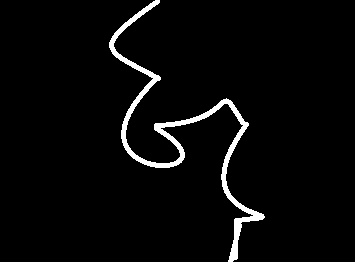
#> input picture scripts/CenterLine-Example4.png, 355 x 262 px
$ jupyter execute --allow-errors RiverWidthSnippets-Copy1.ipynb   (shell and % lines are left out)   (Python 2 division)
#> lines starting #> are read from the running program, lines starting #| are printed output that depends on the picture; after the words box and inside, x2 and y2 are one past the last pixel; in counts of white or black regions, pixels touching at a corner belong together
[cell 1]
from matplotlib import cm
from skimage.transform import (hough_line, hough_line_peaks,
                               probabilistic_hough_line)
import skimage
from skimage.feature import canny
from skimage import data

import numpy as np
import matplotlib.pyplot as plt
from PIL import Image

[cell 2]
def PrepareCrossSections2(image):
    sr = 10 # start row
    jump = 40
    sw = 3 # section winow width
    row1, col1 = image.shape
    linds = np.where(image==1)
    rinds = linds[0]
    cinds = linds[1]
    pdist = np.multiply(rinds,rinds) + np.multiply(cinds,cinds)
    pargs = np.argsort(pdist)

    temp = np.arange(sr,pargs.shape[0],jump)
    cross_image = np.zeros((row1,col1,temp.shape[0])) # store each cross section separately
    ctr = 0
    for p in range(sr,pargs.shape[0],jump):
        cur_image = np.zeros((row1,col1))
        i = rinds[pargs[p]]
        j = cinds[pargs[p]]
        cur_image[i-sw:i+sw,j-sw:j+sw] = image[i-sw:i+sw,j-sw:j+sw]
        # i,j is the pixel through which cross section should pass

        h, theta, d = hough_line(cur_image,theta=np.arange(-np.pi/2,np.pi/2,np.pi/360))

        for _, angle, dist in zip(*hough_line_peaks(h, theta, d,min_distance=1,min_angle=1,threshold=0.99*np.max(h))):

            if angle>np.pi/2:
                angle = angle - np.pi/2
            else:
                angle = angle + np.pi/2

            dist = j*np.cos(angle)*1.0 + i*np.sin(angle)*1.0


            lin_image = np.zeros((row1,col1))
            # burning the line
            klist = np.arange(0,col1,0.1)
            for k in klist:
                y1 = (dist - k * np.cos(angle)) / np.sin(angle)
                y1_int = int(np.round(y1))
                k_int = int(np.round(k))
                if y1_int>=0 and y1_int<row1 and k_int>=0 and k_int<col1:
                    lin_image[y1_int,k_int] = 1

            # use the cross section if it passes the current center line pixel
            # exit after finding the first such cross section
            if lin_image[i,j]>0:
                lin_image = skimage.morphology.skeletonize(lin_image)
                cross_image[:,:,ctr] = lin_image
                ctr = ctr + 1
                break

    return cross_image

[cell 3]
# Constructing test image.
image = Image.open('CenterLine-Example4.png')
#> image is the input picture: PIL image 355x262 RGB; 3.3% white; 1 white region, box (x1, y1, x2, y2) and area: (109, 0, 265, 262) 3082
image = np.array(image)[:,:,0]
image[image>0] = 1
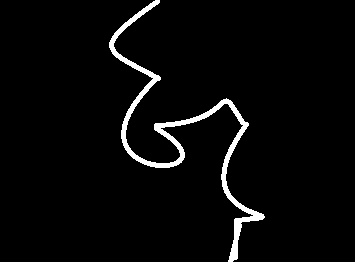
#> image: shape (262, 355); values 0 (black) and 1 (white), 3.3% white; 1 white region, box (x1, y1, x2, y2) and area: (109, 0, 265, 262) 3082
image = skimage.morphology.skeletonize(image)
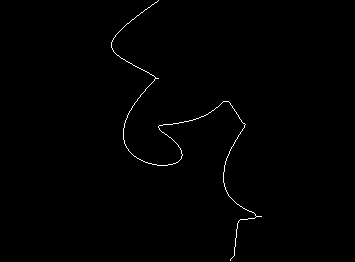
#> image: shape (262, 355) bool; 0.56% white in thin lines or dots, all inside (x1, y1, x2, y2) = (111, 0, 262, 261)
plt.figure()
plt.imshow(image)
cross_images = PrepareCrossSections2(image)
#> in PrepareCrossSections2, `linds = np.where(image==1)`: linds = 522 positions, rows 0 to 260, columns 111 to 261
#> in PrepareCrossSections2, `rinds = linds[0]`: rinds = 522 values from 0 to 260
#> in PrepareCrossSections2, `cinds = linds[1]`: cinds = 522 values, max 261 at index 464, min 111 at index 50, mean 182.5
#> in PrepareCrossSections2, `pdist = np.multiply(rinds,rinds) + np.multiply(cinds,cinds)`: pdist = 522 values, max 120500 at index 521, min 14085 at index 50, mean 56569.8
#> in PrepareCrossSections2, `pargs = np.argsort(pdist)`: pargs = 522 values, max 521 at index 521, min 0 at index 88, mean 260.5
#> the loop in PrepareCrossSections2, `for p in range(sr,pargs.shape[0],jump):` made 13 passes
#> (i, j) on passes 1 to 12: (35, 115), (60, 125), (70, 144), (85, 149), (143, 124), (124, 171), (120, 189), (164, 168), (101, 223), (136, 238), (175, 223), (221, 238)
#> pass 1, in PrepareCrossSections2, `h, theta, d = hough_line(cur_image,theta=np.arange(-np.pi/2,np.pi/2,np..`:
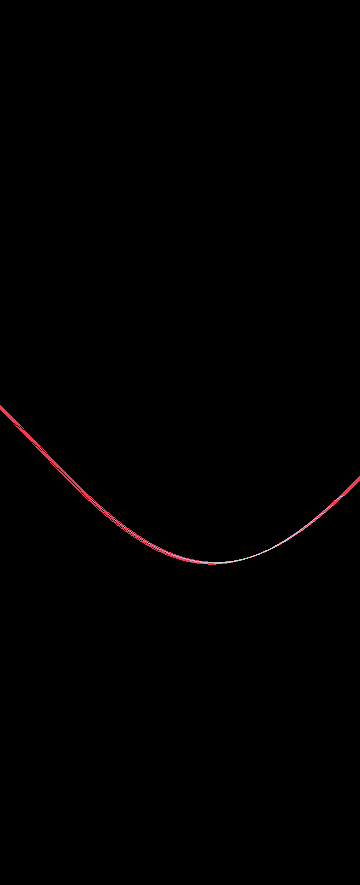
#> h: shape (885, 360) uint64; 6 distinct labels, from 0 to 5; one colour per label, 0 black
#> after the loop in PrepareCrossSections2, `for p in range(sr,pargs.shape[0],jump):`:
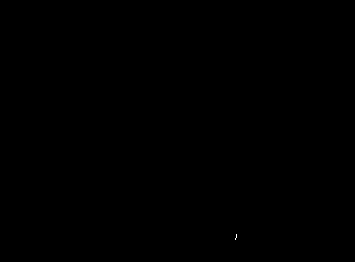
#> cur_image: shape (262, 355) float64; values 0 (black) and 1 (white), 0.01% white in thin lines or dots, all inside (x1, y1, x2, y2) = (235, 234, 237, 240)
#> after the loop in PrepareCrossSections2, `for p in range(sr,pargs.shape[0],jump):`:
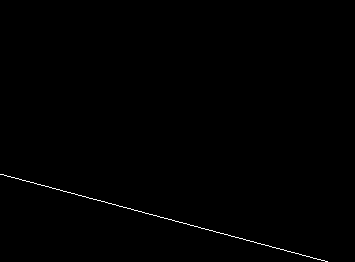
#> lin_image: shape (262, 355) bool; 0.35% white in thin lines or dots, all inside (x1, y1, x2, y2) = (0, 174, 328, 262)
#> after the loop in PrepareCrossSections2, `for p in range(sr,pargs.shape[0],jump):`: angle = 1.83; ctr = 13

cross_sum = np.sum(cross_images,axis=2)
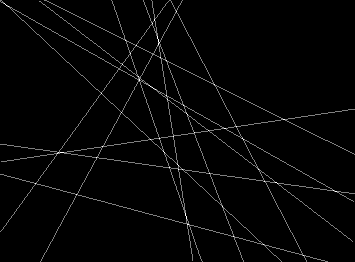
#> cross_sum: shape (262, 355) float64; min 0, max 2, mean 0.0413; drawn with min black and max white
plt.figure()
plt.imshow(image+cross_sum)
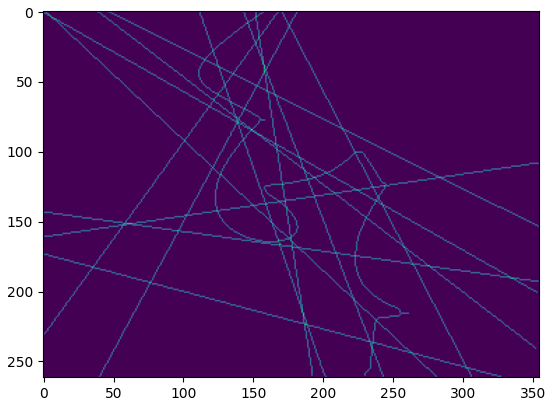
#> figure drawn by matplotlib, 1 panel

[cell 4]
row1, col1 = image.shape
#> row1 = 262; col1 = 355
temp = np.arange(10,row1,20)
cross_image = np.zeros((row1,col1,temp.shape[0]))
ctr = 0
for i in range(10,row1,20):
    cur_image = np.zeros((row1,col1))
    cur_image[i-3:i+3] = image[i-3:i+3]
    cur_vec = image[i,:]
    j = np.where(cur_vec==1)[0][0]
    h, theta, d = hough_line(cur_image,theta=np.arange(-np.pi/2,np.pi/2,np.pi/360))

    fig, (ax0, ax1, ax2) = plt.subplots(3, 1, figsize=(6, 12))
    plt.tight_layout()

    ax0.imshow(cur_image, cmap=cm.gray)
    ax0.set_title('Input image')
    ax0.set_axis_off()

    ax2.imshow(cur_image, cmap=cm.gray)

    for _, angle, dist in zip(*hough_line_peaks(h, theta, d,min_distance=1,min_angle=1,threshold=0.99*np.max(h))):

        if angle>np.pi/2:
            angle = angle - np.pi/2
        else:
            angle = angle + np.pi/2

        dist = j*np.cos(angle) + i*np.sin(angle)


        lin_image = np.zeros((row1,col1))
        for k in range(0,col1):
            y0 = (dist - 0 * np.cos(angle)) / np.sin(angle)
            y1 = (dist - k * np.cos(angle)) / np.sin(angle)
            y1_int = int(np.round(y1))
            if y1_int>=0 and y1_int<row1:
                lin_image[y1_int,k] = 1
        if lin_image[i,j]>0:
            cross_image[:,:,ctr] = lin_image
            ctr = ctr + 1
            ax2.plot((0, k), (y0, y1), '-r')
            break
        ax2.plot((0, k), (y0, y1), '-r')
#         lin_image[np.logical_and(image==0,lin_image!=5)] = 0
    #     lin_image[sum(rinds)/len(rinds),sum(cinds)/len(cinds)]=5

    #     print sum(rinds)/len(rinds),sum(cinds)/len(cinds)


    #     break
    ax2.axis((0, col1, row1, 0))
    ax2.set_title('Detected lines')
    ax2.set_axis_off()
    ax1.imshow(cross_image[:,:,0], cmap=cm.gray)
#> this loop made 13 passes
#> j on passes 1 to 12: 144, 120, 113, 143, 145, 130, 123, 128, 224, 226, 247, 236
#> cur_image: shape (262, 355) float64; values 0 (black) and 1 (white), 0.01% white in thin lines or dots, all inside (x1, y1, x2, y2) = (234, 247, 235, 253)
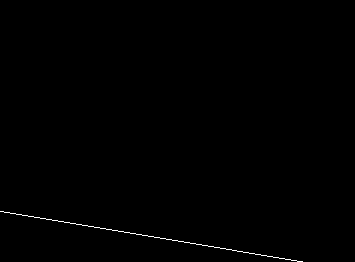
#> lin_image: shape (262, 355) float64; values 0 (black) and 1 (white), 0.33% white in thin lines or dots, all inside (x1, y1, x2, y2) = (0, 211, 303, 262)
#> after the loop, angle = 1.74; ctr = 13
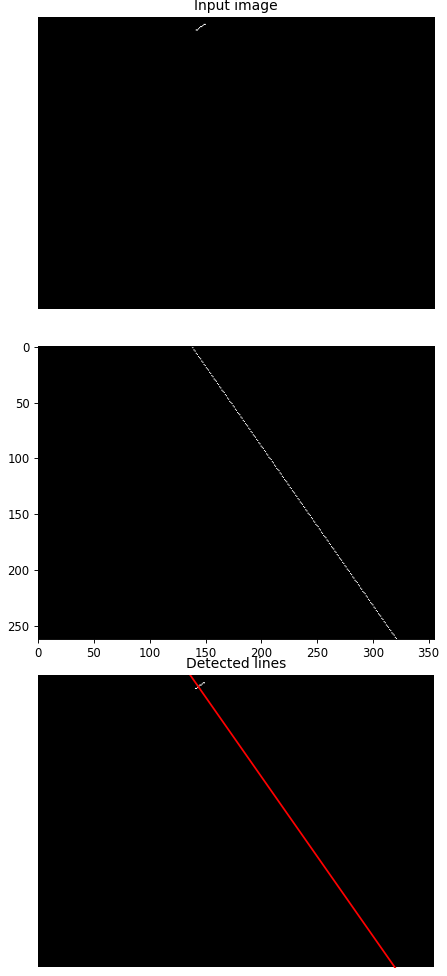
#> figure drawn by matplotlib, 3 panels
